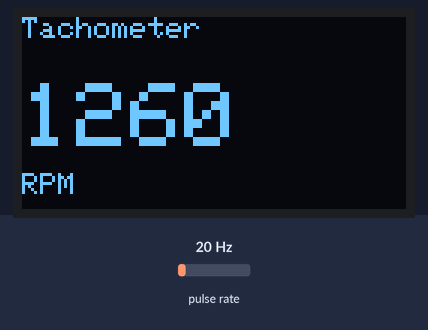
Recording of a sketch running on a simulated Arduino Uno, built with avr-gcc and run on an emulated ATmega328P. Shown: 128×64 one-colour display. Wiring (inferred from the names in the program): pulse sensor: data pin 2. The test bench sets the inputs (shaded band); at power-on: pulse rate 20 Hz.

Above: at 1.6 s.
1.7 s: pulse rate (sensor on pin 2) set to 4 Hz
At 4.0 s:
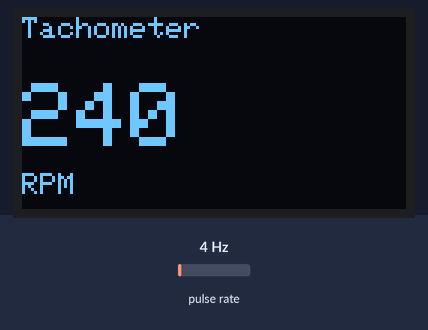
4.5 s: pulse rate (sensor on pin 2) set to 50 Hz
At 7.2 s:
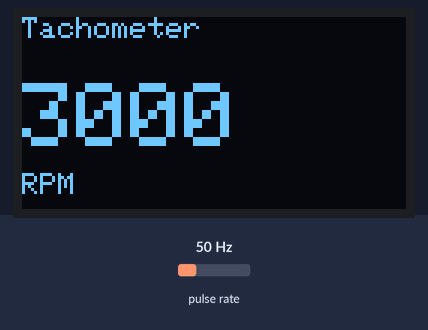
7.5 s: pulse rate (sensor on pin 2) set to 100 Hz
At 9.8 s:
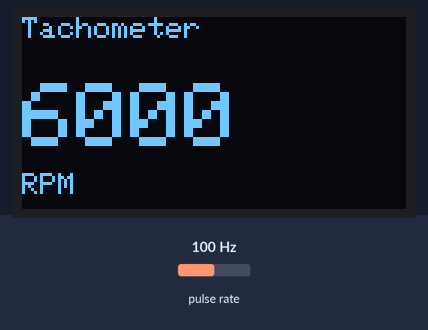
Timing chart, 0 to 11.3 s (numbered marks = the images above; inputs shaded):
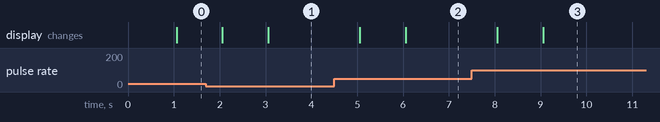

Measured:
- after the input at 1.7 s, the display: first changes after 0.36 s (image 1 shows a later state)
- after the input at 4.5 s, the display: first changes after 0.56 s (image 2 shows a later state)

The sketch:

tachometer_ir.ino
```cpp
// Attach an interrupt to an IR sensor input to count pulses, compute RPM every second, and display the value on an SSD1306 OLED.
//
// Full tutorial: https://shillehtek.com/blogs/news/arduino-nano-ir-sensor-measure-rpm-oled
// Parts used: https://shillehtek.com/products/arduino-nano-v3-presoldered-ch340g-atmega328p
//             https://shillehtek.com/products/0-96-i2c-white-oled-display-module-4-pin-ssd1306
//             https://shillehtek.com/products/arduino-uno-r3-starter-kit
// More examples: https://github.com/shillehbean/shillehtek-examples
//

#include <Wire.h>
#include <Adafruit_GFX.h>
#include <Adafruit_SSD1306.h>

Adafruit_SSD1306 oled(128, 64, &Wire, -1);

const int SENSOR = 2;
const float PULSES_PER_REV = 1.0;      // stripes/blades per rotation
volatile unsigned long pulses = 0;
unsigned long lastCalc = 0;

void countPulse() { pulses++; }

void setup() {
  pinMode(SENSOR, INPUT);
  attachInterrupt(digitalPinToInterrupt(SENSOR), countPulse, FALLING);
  oled.begin(SSD1306_SWITCHCAPVCC, 0x3C);
  oled.setTextColor(SSD1306_WHITE);
  lastCalc = millis();
}

void loop() {
  if (millis() - lastCalc >= 1000) {
    noInterrupts();
    unsigned long p = pulses; pulses = 0;
    interrupts();
    lastCalc = millis();

    float rpm = (p / PULSES_PER_REV) * 60.0;

    oled.clearDisplay();
    oled.setTextSize(1); oled.setCursor(0, 0);  oled.print("Tachometer");
    oled.setTextSize(3); oled.setCursor(0, 22); oled.print((int)rpm);
    oled.setTextSize(1); oled.setCursor(0, 52); oled.print("RPM");
    oled.display();
  }
}
```
